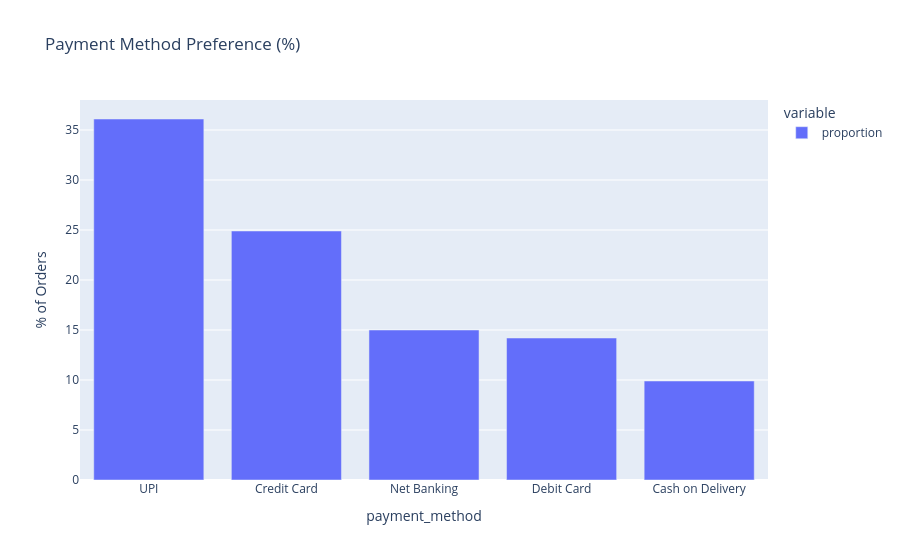

Here is the notebook cell this chart was saved with:
### Markdown cell above
## 6. Customer Purchasing Behavior

### Code cell
payment_dist = df_valid["payment_method"].value_counts(normalize=True).mul(100).round(1)
fig = px.bar(payment_dist, title="Payment Method Preference (%)",
             labels={"value": "% of Orders", "index": "Payment Method"})
fig.show()

### Figure 1 — Plotly figure (JSON) as saved in the notebook; plotly's stock layout.template omitted (floating-point values rounded to 4 significant figures)
{"data": [{"hovertemplate": "variable=proportion<br>payment_method=%{x}<br>% of Orders=%{y}<extra></extra>", "legendgroup": "proportion", "marker": {"color": "#636efa", "pattern": {"shape": ""}}, "name": "proportion", "orientation": "v", "showlegend": true, "textposition": "auto", "type": "bar", "x": ["UPI", "Credit Card", "Net Banking", "Debit Card", "Cash on Delivery"], "xaxis": "x", "y": [36.1, 24.9, 15.0, 14.2, 9.9], "yaxis": "y"}], "layout": {"barmode": "relative", "legend": {"title": {"text": "variable"}, "tracegroupgap": 0}, "title": {"text": "Payment Method Preference (%)"}, "xaxis": {"anchor": "y", "domain": [0.0, 1.0], "title": {"text": "payment_method"}}, "yaxis": {"anchor": "x", "domain": [0.0, 1.0], "title": {"text": "% of Orders"}}}}
